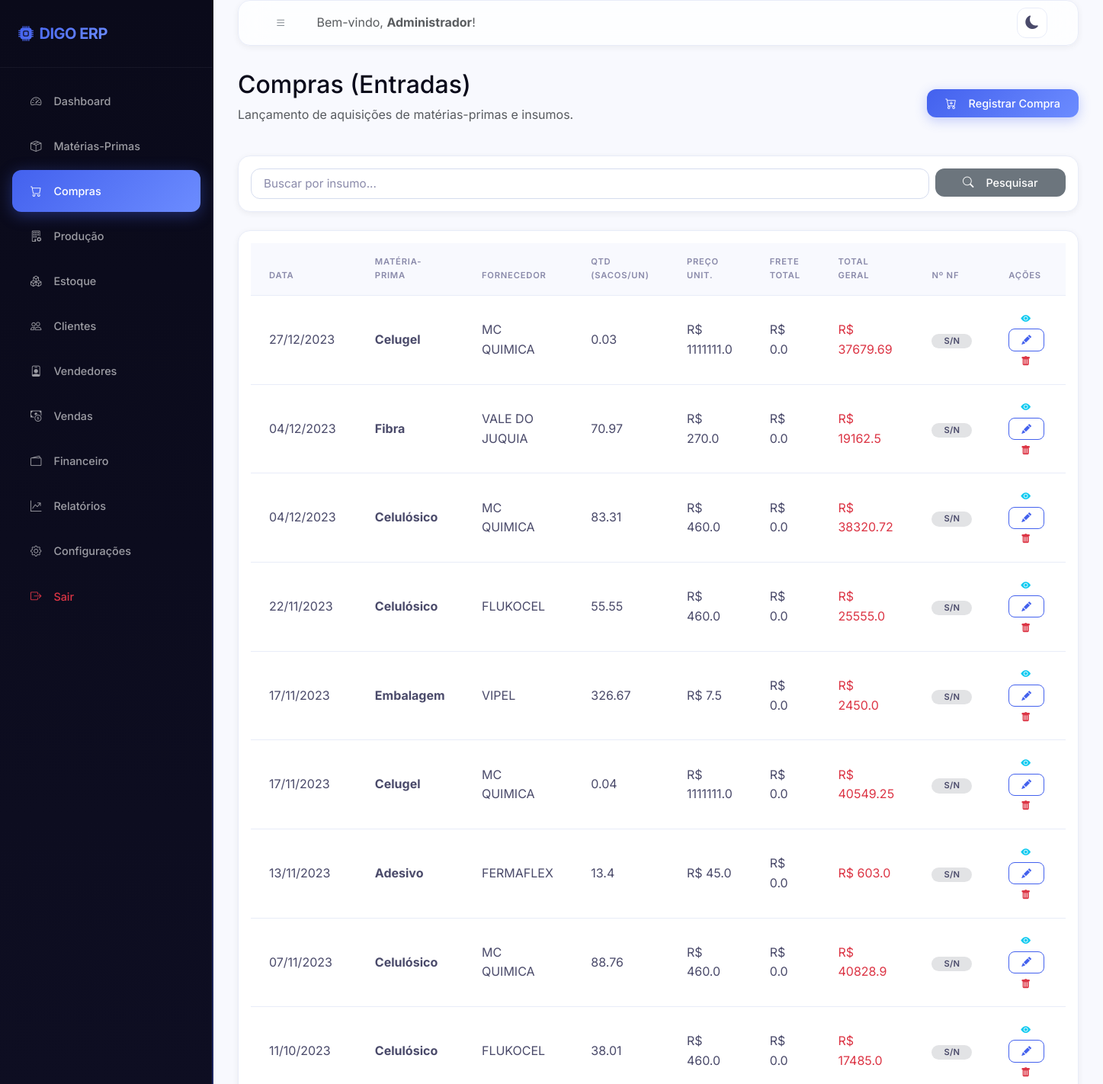
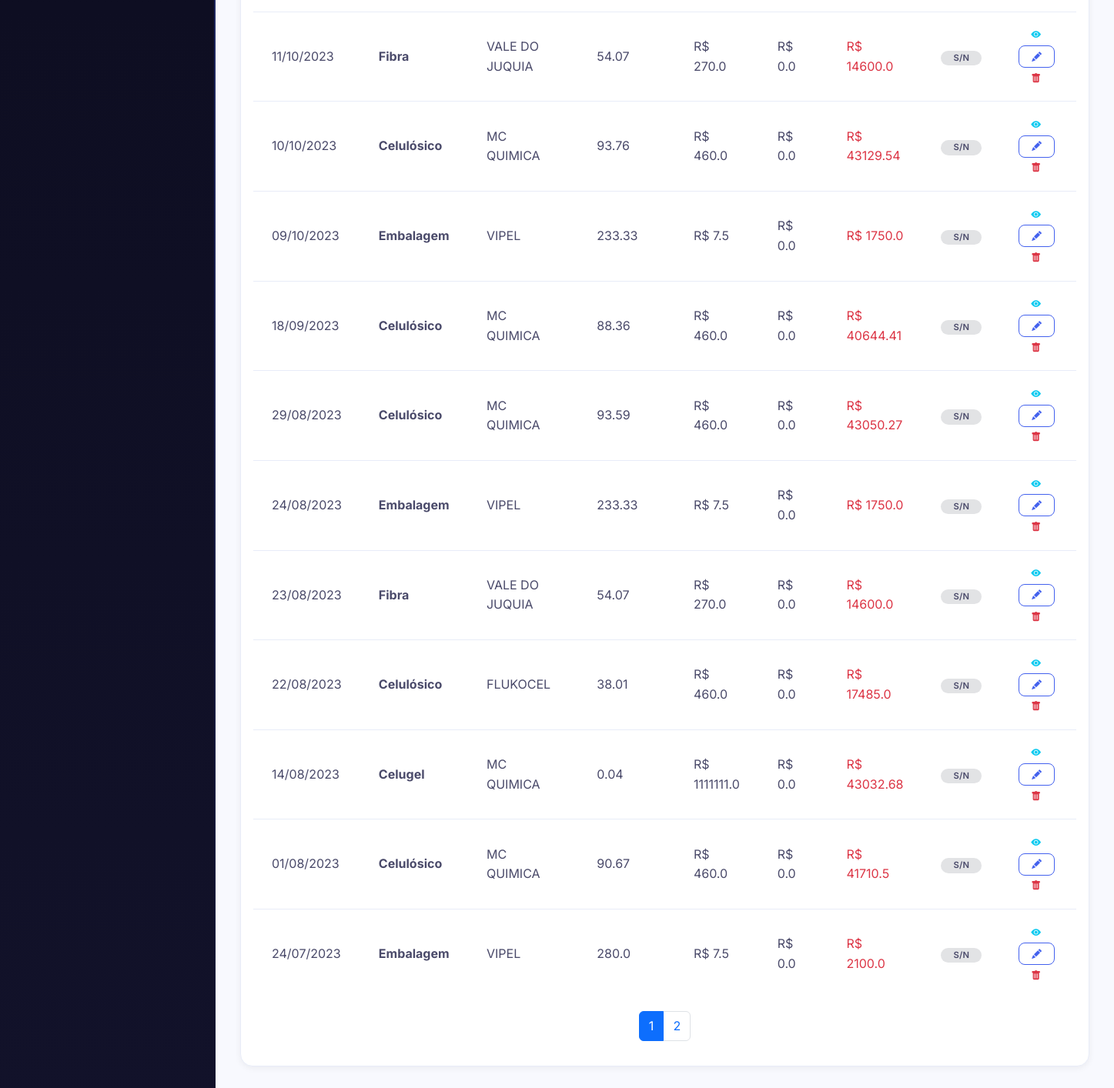
The page /compras/ (signed in) on the database its author committed (2 pictures, top to bottom).
### models/usuario.py (models this page shows, shortened)
class Usuario(UserMixin, db.Model):
    __tablename__ = 'usuarios'
    id = db.Column(db.Integer, primary_key=True)
    nome = db.Column(db.String(100), nullable=False)
    email = db.Column(db.String(150), unique=True, nullable=False)
    senha_hash = db.Column(db.String(256), nullable=False)
    perfil = db.Column(db.String(20), default='funcionario')  # admin | funcionario
    ativo = db.Column(db.Boolean, default=True)
    criado_em = db.Column(db.DateTime, default=datetime.utcnow)
    ultimo_acesso = db.Column(db.DateTime)
    logs = db.relationship('Log', backref='usuario', lazy='dynamic')
    @property
    def is_admin(self):
        return self.perfil == 'admin'

### models/compra.py (models this page shows, shortened)
class Compra(db.Model):
    __tablename__ = 'compras'
    id = db.Column(db.Integer, primary_key=True)
    data = db.Column(db.Date, nullable=False)
    fornecedor_id = db.Column(db.Integer, db.ForeignKey('fornecedores.id'), nullable=True)
    materia_prima_id = db.Column(db.Integer, db.ForeignKey('materias_primas.id'), nullable=False)
    quantidade_sacos = db.Column(db.Float, nullable=False)  # quantidade de sacos comprados
    preco_unitario = db.Column(db.Float, default=0.0)        # preço por saco
    frete_total = db.Column(db.Float, default=0.0)           # frete total da compra
    frete_por_saco = db.Column(db.Float, default=0.0)        # frete rateado por saco
    total = db.Column(db.Float, default=0.0)                  # total (sem frete)
    total_com_frete = db.Column(db.Float, default=0.0)        # total com frete
    numero_nf = db.Column(db.String(50))
    prazo_pagamento = db.Column(db.Integer, default=0)        # dias
    data_vencimento = db.Column(db.Date)
    observacoes = db.Column(db.Text)
    criado_por = db.Column(db.Integer, db.ForeignKey('usuarios.id'))
    criado_em = db.Column(db.DateTime, default=datetime.utcnow)
    materia_prima = db.relationship('MateriaPrima', backref='compras')
    conta_pagar = db.relationship('ContaPagar', backref='compra', uselist=False)

### models/materia_prima.py (models this page shows, shortened)
class MateriaPrima(db.Model):
    __tablename__ = 'materias_primas'
    id = db.Column(db.Integer, primary_key=True)
    nome = db.Column(db.String(100), nullable=False)
    tipo = db.Column(db.String(30), nullable=False)  # celulosico|celugel|fibra|embalagem|adesivo
    peso_saco_kg = db.Column(db.Float, default=25.0)      # peso do saco comprado
    quantidade_uso_kg = db.Column(db.Float, default=0.0)  # kg consumidos por saco de produto
    preco_saco = db.Column(db.Float, default=0.0)          # preço por saco comprado
    frete_saco = db.Column(db.Float, default=0.0)          # frete rateado por saco
    custo_medio = db.Column(db.Float, default=0.0)         # custo médio calculado
    estoque_atual = db.Column(db.Float, default=0.0)       # em unidades (sacos ou pcs)
    estoque_minimo = db.Column(db.Float, default=0.0)
    fornecedor_id = db.Column(db.Integer, db.ForeignKey('fornecedores.id'), nullable=True)
    observacoes = db.Column(db.Text)
    atualizado_em = db.Column(db.DateTime, default=datetime.utcnow, onupdate=datetime.utcnow)
    movimentacoes = db.relationship('MovimentacaoEstoque', backref='materia_prima',
                                    lazy='dynamic',
                                    foreign_keys='MovimentacaoEstoque.materia_prima_id')

### models/fornecedor.py (models this page shows, shortened)
class Fornecedor(db.Model):
    __tablename__ = 'fornecedores'
    id = db.Column(db.Integer, primary_key=True)
    nome = db.Column(db.String(150), nullable=False)
    cnpj = db.Column(db.String(20))
    telefone = db.Column(db.String(20))
    email = db.Column(db.String(150))
    cidade = db.Column(db.String(100))
    estado = db.Column(db.String(2))
    tipo = db.Column(db.String(50))  # materia_prima | embalagem | frete | outro
    observacoes = db.Column(db.Text)
    ativo = db.Column(db.Boolean, default=True)
    criado_em = db.Column(db.DateTime, default=datetime.utcnow)
    compras = db.relationship('Compra', backref='fornecedor', lazy='dynamic')
    contas_pagar = db.relationship('ContaPagar', backref='fornecedor', lazy='dynamic')
    materias_primas = db.relationship('MateriaPrima', backref='fornecedor', lazy='dynamic')

### routes/compras.py (the view)
@compras_bp.route('/')
@login_required
def index():
    page = request.args.get('page', 1, type=int)
    busca = request.args.get('q', '')
    query = Compra.query.order_by(Compra.data.desc(), Compra.id.desc())
    if busca:
        query = query.join(MateriaPrima).filter(MateriaPrima.nome.ilike(f'%{busca}%'))
    compras = query.paginate(page=page, per_page=20)
    return render_template('compras/index.html', compras=compras, busca=busca)

### templates/compras/index.html (shortened to what this page needs)
{% extends 'base.html' %}
{% block content %}
<div class="row mb-4 align-items-center">
    <div class="col-sm-6">
        <h2 class="font-weight-bold">Compras (Entradas)</h2>
        <p class="text-muted">Lançamento de aquisições de matérias-primas e insumos.</p>
    </div>
    <div class="col-sm-6 text-sm-end">
        <a href="{{ url_for('compras.nova') }}" class="btn btn-primary"><i class="bi bi-cart-plus me-2"></i>Registrar Compra</a>
    </div>
</div>
<div class="card p-3 mb-4">
    <form method="GET" action="{{ url_for('compras.index') }}" class="row g-2">
        <div class="col-md-10">
            <input type="text" class="form-control" name="q" placeholder="Buscar por insumo..." value="{{ busca }}">
        </div>
        <div class="col-md-2">
            <button type="submit" class="btn btn-secondary w-100"><i class="bi bi-search me-2"></i>Pesquisar</button>
        </div>
    </form>
</div>
<div class="card p-3">
    <div class="table-responsive">
        <table class="table table-hover">
            <thead>
                <tr>
                    <th>Data</th>
                    <th>Matéria-Prima</th>
                    <th>Fornecedor</th>
                    <th>Qtd (Sacos/un)</th>
                    <th>Preço Unit.</th>
                    <th>Frete Total</th>
                    <th>Total Geral</th>
                    <th>Nº NF</th>
                    <th>Ações</th>
                </tr>
            </thead>
            <tbody>
                {% for c in compras.items %}
                <tr>
                    <td>{{ c.data.strftime('%d/%m/%Y') }}</td>
                    <td><strong>{{ c.materia_prima.nome }}</strong></td>
                    <td>{{ c.fornecedor.nome if c.fornecedor else 'N/A' }}</td>
                    <td>{{ c.quantidade_sacos }}</td>
                    <td>R$ {{ c.preco_unitario|round(2) }}</td>
                    <td>R$ {{ c.frete_total|round(2) }}</td>
                    <td class="font-weight-bold text-danger">R$ {{ c.total_com_frete|round(2) }}</td>
                    <td><span class="badge bg-secondary-subtle text-secondary">{{ c.numero_nf or 's/n' }}</span></td>
                    <td>
                        <a href="{{ url_for('compras.detalhe', id=c.id) }}" class="btn btn-sm btn-outline-info"><i class="bi bi-eye-fill"></i></a>
                        <a href="{{ url_for('compras.editar', id=c.id) }}" class="btn btn-sm btn-outline-primary"><i class="bi bi-pencil-fill"></i></a>
                        <form action="{{ url_for('compras.excluir', id=c.id) }}" method="POST" class="d-inline" onsubmit="return confirm('Deseja realmente excluir esta compra?');">
                            <button type="submit" class="btn btn-sm btn-outline-danger"><i class="bi bi-trash-fill"></i></button>
                        </form>
                    </td>
                </tr>
                {% else %}
                <tr>
                    <td colspan="9" class="text-center text-muted">Nenhuma compra registrada.</td>
                </tr>
                {% endfor %}
            </tbody>
        </table>
    </div>
    {% if compras.pages > 1 %}
    <nav class="mt-3">
        <ul class="pagination justify-content-center">
            {% for page in compras.iter_pages() %}
                {% if page %}
                    <li class="page-item {% if page == compras.page %}active{% endif %}">
                        <a class="page-link" href="{{ url_for('compras.index', page=page, q=busca) }}">{{ page }}</a>
                    </li>
                {% else %}
                    <li class="page-item disabled"><span class="page-link">...</span></li>
                {% endif %}
            {% endfor %}
        </ul>
    </nav>
    {% endif %}
</div>
{% endblock %}

### templates/base.html (shortened to what this page needs)
<!DOCTYPE html>
<html lang="pt-BR">
<head>
    <link href="https://cdn.jsdelivr.net/npm/bootstrap@5.3.0/dist/css/bootstrap.min.css" rel="stylesheet">
    <link rel="stylesheet" href="https://cdn.jsdelivr.net/npm/bootstrap-icons@1.10.5/font/bootstrap-icons.css">
    <link rel="stylesheet" href="{{ url_for('static', filename='css/style.css') }}">
</head>
<body>
    <div class="wrapper">
        <nav id="sidebar">
            <div class="sidebar-header d-flex align-items-center justify-content-between">
                <h4 class="m-0 text-white font-weight-bold"><i class="bi bi-cpu-fill me-2 text-indigo"></i>DIGO ERP</h4>
            </div>
            <ul class="list-unstyled components">
                <li class="{% if request.blueprint == 'dashboard' %}active{% endif %}">
                    <a href="{{ url_for('dashboard.index') }}"><i class="bi bi-speedometer2"></i> Dashboard</a>
                </li>
                <li class="{% if request.blueprint == 'materias_primas' %}active{% endif %}">
                    <a href="{{ url_for('materias_primas.index') }}"><i class="bi bi-box-seam"></i> Matérias-Primas</a>
                </li>
                <li class="{% if request.blueprint == 'compras' %}active{% endif %}">
                    <a href="{{ url_for('compras.index') }}"><i class="bi bi-cart"></i> Compras</a>
                </li>
                <li class="{% if request.blueprint == 'producao' %}active{% endif %}">
                    <a href="{{ url_for('producao.index') }}"><i class="bi bi-building-gear"></i> Produção</a>
                </li>
                <li class="{% if request.blueprint == 'estoque' %}active{% endif %}">
                    <a href="{{ url_for('estoque.index') }}"><i class="bi bi-boxes"></i> Estoque</a>
                </li>
                <li class="{% if request.blueprint == 'clientes' %}active{% endif %}">
                    <a href="{{ url_for('clientes.index') }}"><i class="bi bi-people"></i> Clientes</a>
                </li>
                <li class="{% if request.blueprint == 'vendedores' %}active{% endif %}">
                    <a href="{{ url_for('vendedores.index') }}"><i class="bi bi-person-badge"></i> Vendedores</a>
                </li>
                <li class="{% if request.blueprint == 'vendas' %}active{% endif %}">
                    <a href="{{ url_for('vendas.index') }}"><i class="bi bi-cash-coin"></i> Vendas</a>
                </li>
                <li class="{% if request.blueprint == 'financeiro' %}active{% endif %}">
                    <a href="{{ url_for('financeiro.index') }}"><i class="bi bi-wallet2"></i> Financeiro</a>
                </li>
                <li class="{% if request.blueprint == 'relatorios' %}active{% endif %}">
                    <a href="{{ url_for('relatorios.index') }}"><i class="bi bi-graph-up-arrow"></i> Relatórios</a>
                </li>
                {% if current_user.is_admin %}
                <li class="{% if request.blueprint == 'configuracoes' %}active{% endif %}">
                    <a href="{{ url_for('configuracoes.index') }}"><i class="bi bi-gear"></i> Configurações</a>
                </li>
                {% endif %}
                <li>
                    <a href="{{ url_for('auth.logout') }}" class="text-danger"><i class="bi bi-box-arrow-right text-danger"></i> Sair</a>
                </li>
            </ul>
        </nav>
        <div id="content">
            <nav class="navbar navbar-expand-lg card mb-4 p-2 d-flex flex-row align-items-center justify-content-between">
                <div class="d-flex align-items-center">
                    <button type="button" id="sidebarCollapse" class="btn btn-outline-secondary me-3">
                        <i class="bi bi-list"></i>
                    </button>
                    <span class="navbar-text d-none d-md-inline text-muted">Bem-vindo, <strong>{{ current_user.nome }}</strong>!</span>
                </div>
                <div class="d-flex align-items-center">
                    <button class="theme-toggle-btn me-3" id="themeToggle" title="Alternar Tema">
                    </button>
                </div>
            </nav>
            <div class="container-fluid p-0 fade-in">
                {% block content %}{% endblock %}
            </div>
        </div>
    </div>
</body>
</html>

### rows shown on the page
Usuario: nome "Administrador"
Compra: data "27/12/2023", materia_prima.nome "Celugel", fornecedor "MC QUIMICA", quantidade_sacos "0.03", preco_unitario "1111111.0", frete_total "0.0", total_com_frete "37679.69", numero_nf "S/N"
Compra: data "04/12/2023", materia_prima.nome "Fibra", fornecedor "VALE DO JUQUIA", quantidade_sacos "70.97", preco_unitario "270.0", frete_total "0.0", total_com_frete "19162.5", numero_nf "S/N"
Compra: data "04/12/2023", materia_prima.nome "Celulósico", fornecedor "MC QUIMICA", quantidade_sacos "83.31", preco_unitario "460.0", frete_total "0.0", total_com_frete "38320.72", numero_nf "S/N"
Compra: data "22/11/2023", materia_prima.nome "Celulósico", fornecedor "FLUKOCEL", quantidade_sacos "55.55", preco_unitario "460.0", frete_total "0.0", total_com_frete "25555.0", numero_nf "S/N"
Compra: data "17/11/2023", materia_prima.nome "Embalagem", fornecedor "VIPEL", quantidade_sacos "326.67", preco_unitario "7.5", frete_total "0.0", total_com_frete "2450.0", numero_nf "S/N"
Compra: data "17/11/2023", materia_prima.nome "Celugel", fornecedor "MC QUIMICA", quantidade_sacos "0.04", preco_unitario "1111111.0", frete_total "0.0", total_com_frete "40549.25", numero_nf "S/N"
Compra: data "13/11/2023", materia_prima.nome "Adesivo", fornecedor "FERMAFLEX", quantidade_sacos "13.4", preco_unitario "45.0", frete_total "0.0", total_com_frete "603.0", numero_nf "S/N"
Compra: data "07/11/2023", materia_prima.nome "Celulósico", fornecedor "MC QUIMICA", quantidade_sacos "88.76", preco_unitario "460.0", frete_total "0.0", total_com_frete "40828.9", numero_nf "S/N"
Compra: data "11/10/2023", materia_prima.nome "Celulósico", fornecedor "FLUKOCEL", quantidade_sacos "38.01", preco_unitario "460.0", frete_total "0.0", total_com_frete "17485.0", numero_nf "S/N"
Compra: data "11/10/2023", materia_prima.nome "Fibra", fornecedor "VALE DO JUQUIA", quantidade_sacos "54.07", preco_unitario "270.0", frete_total "0.0", total_com_frete "14600.0", numero_nf "S/N"
Compra: data "10/10/2023", materia_prima.nome "Celulósico", fornecedor "MC QUIMICA", quantidade_sacos "93.76", preco_unitario "460.0", frete_total "0.0", total_com_frete "43129.54", numero_nf "S/N"
Compra: data "09/10/2023", materia_prima.nome "Embalagem", fornecedor "VIPEL", quantidade_sacos "233.33", preco_unitario "7.5", frete_total "0.0", total_com_frete "1750.0", numero_nf "S/N"
Compra: data "18/09/2023", materia_prima.nome "Celulósico", fornecedor "MC QUIMICA", quantidade_sacos "88.36", preco_unitario "460.0", frete_total "0.0", total_com_frete "40644.41", numero_nf "S/N"
Compra: data "29/08/2023", materia_prima.nome "Celulósico", fornecedor "MC QUIMICA", quantidade_sacos "93.59", preco_unitario "460.0", frete_total "0.0", total_com_frete "43050.27", numero_nf "S/N"
Compra: data "24/08/2023", materia_prima.nome "Embalagem", fornecedor "VIPEL", quantidade_sacos "233.33", preco_unitario "7.5", frete_total "0.0", total_com_frete "1750.0", numero_nf "S/N"
Compra: data "23/08/2023", materia_prima.nome "Fibra", fornecedor "VALE DO JUQUIA", quantidade_sacos "54.07", preco_unitario "270.0", frete_total "0.0", total_com_frete "14600.0", numero_nf "S/N"
Compra: data "22/08/2023", materia_prima.nome "Celulósico", fornecedor "FLUKOCEL", quantidade_sacos "38.01", preco_unitario "460.0", frete_total "0.0", total_com_frete "17485.0", numero_nf "S/N"
Compra: data "14/08/2023", materia_prima.nome "Celugel", fornecedor "MC QUIMICA", quantidade_sacos "0.04", preco_unitario "1111111.0", frete_total "0.0", total_com_frete "43032.68", numero_nf "S/N"
Compra: data "01/08/2023", materia_prima.nome "Celulósico", fornecedor "MC QUIMICA", quantidade_sacos "90.67", preco_unitario "460.0", frete_total "0.0", total_com_frete "41710.5", numero_nf "S/N"
Compra: data "24/07/2023", materia_prima.nome "Embalagem", fornecedor "VIPEL", quantidade_sacos "280.0", preco_unitario "7.5", frete_total "0.0", total_com_frete "2100.0", numero_nf "S/N"

### other values the page prints
{{ page }} "1" "2"
